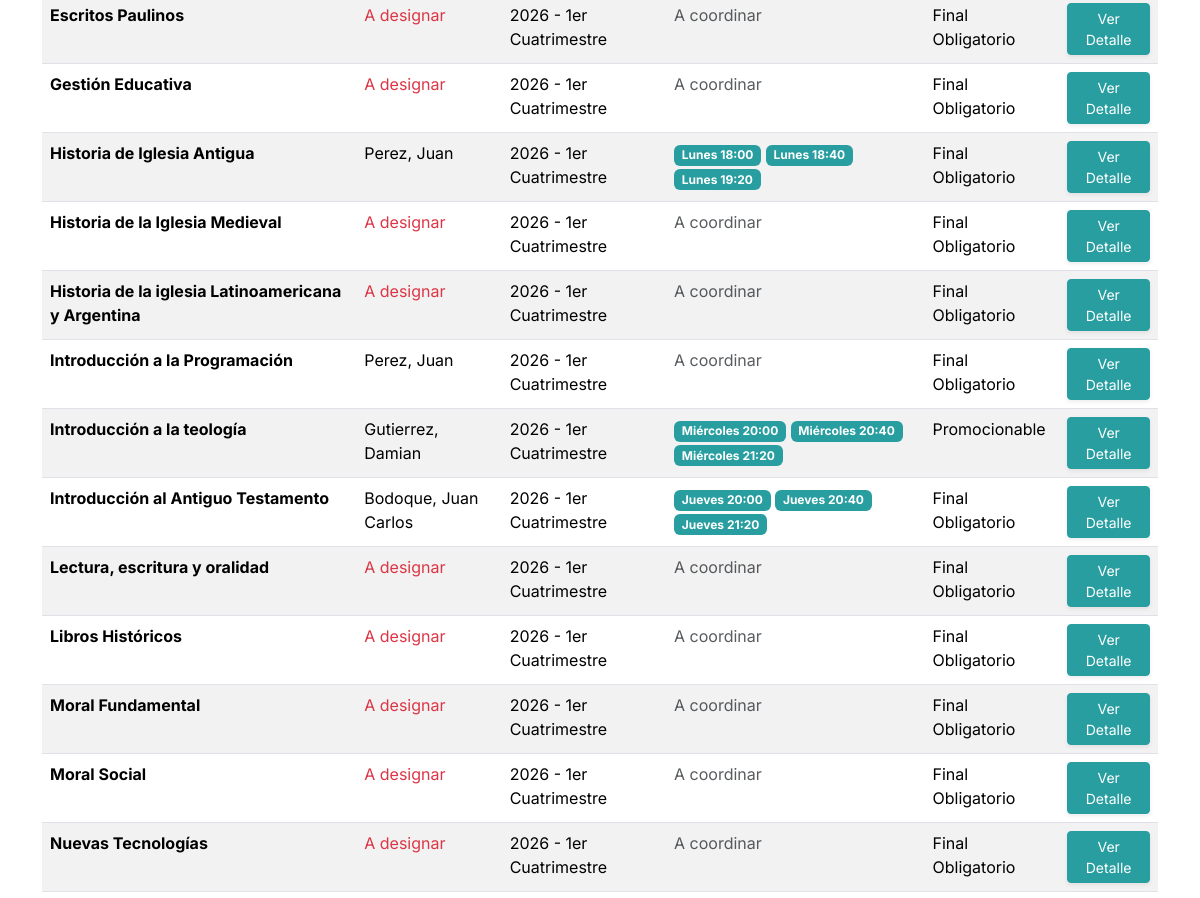
Before: /comisiones/ (signed in, middle part) with the older database file.
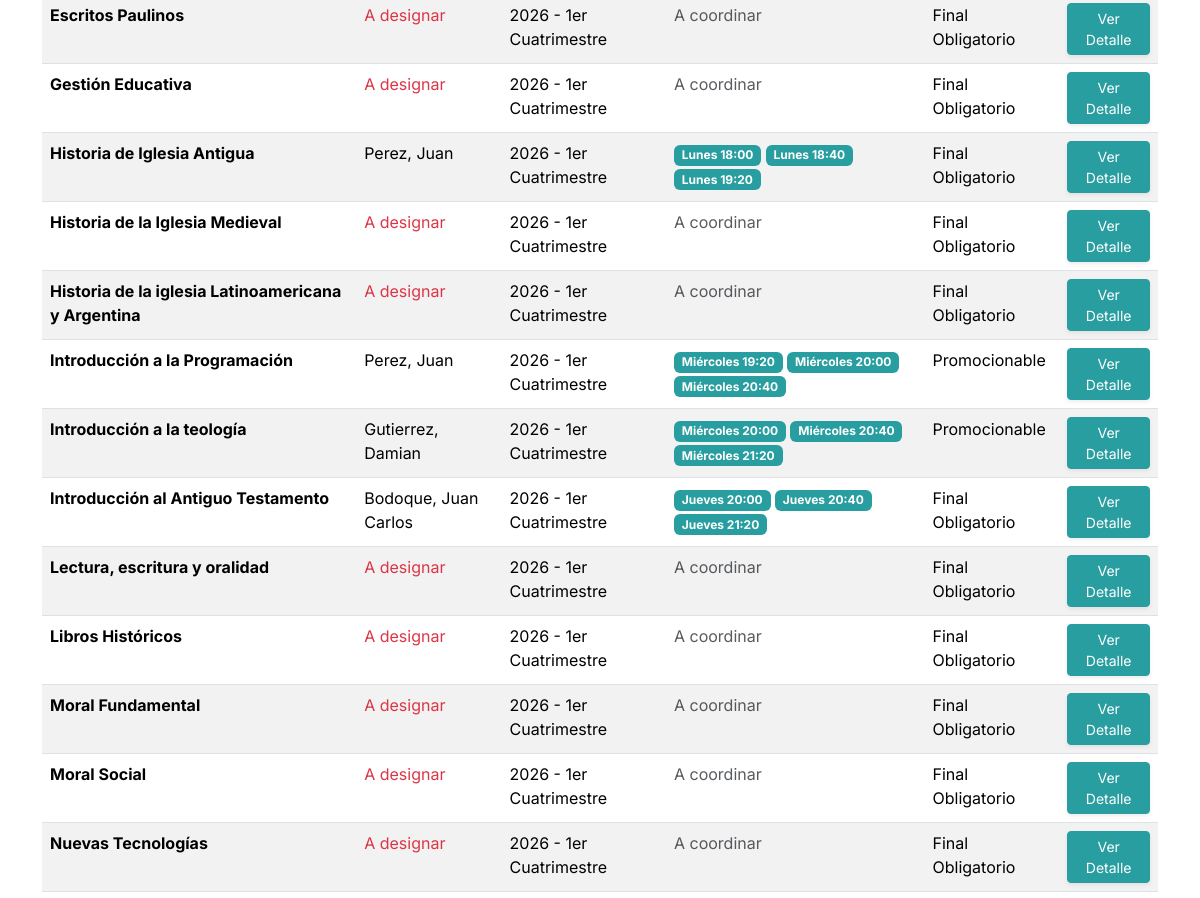
After: the same page with the newer database file.
### gestion/models.py (models this page shows, shortened)
class Comision(models.Model):
    CUATRIMESTRES = [
        ('1C', '1er Cuatrimestre'),
        ('2C', '2do Cuatrimestre'),
        ('AN', 'Anual'),
    ]
    TIPO_APROBACION = [
        ('PROM', 'Promocionable'),
        ('FIN', 'Final Obligatorio'),
    ]
    MODALIDAD = [
        ('P', 'Presencial'),
        ('V', 'Virtual'),
        ('B', 'Bimodal (1 sem presencial / 1 sem virtual)'),
    ]
    INICIO_BIMODAL = [
        ('P', 'Arranca Presencial'),
        ('V', 'Arranca Virtual'),
    ]
    materia = models.ForeignKey(Materia, on_delete=models.CASCADE, related_name='comisiones')
    docente = models.ForeignKey(Docente, on_delete=models.SET_NULL, null=True, blank=True, related_name='comisiones_asignadas')
    docente_auxiliar = models.ForeignKey(Docente, on_delete=models.SET_NULL, null=True, blank=True, related_name='comisiones_auxiliares', verbose_name="Pareja Pedagógica")
    ciclo_lectivo = models.IntegerField('Ciclo Lectivo (Año)', default=2026)
    cuatrimestre = models.CharField('Cuatrimestre', max_length=2, choices=CUATRIMESTRES)
    fecha_inicio = models.DateField('Fecha de Inicio', null=True, blank=True)
    fecha_fin = models.DateField('Fecha de Finalización', null=True, blank=True)
    tipo_aprobacion = models.CharField('Tipo de Aprobación', max_length=4, choices=TIPO_APROBACION, default='FIN')
    modalidad = models.CharField('Modalidad', max_length=1, choices=MODALIDAD, default='P')
    semana_inicio_bimodal = models.CharField('Semana de Inicio (Bimodal)', max_length=1, choices=INICIO_BIMODAL, null=True, blank=True)
    inscripciones_abiertas = models.BooleanField('Inscripciones Abiertas', default=True)
    cerrada = models.BooleanField('Comisión Cerrada', default=False)

class Materia(models.Model):
    CUATRIMESTRES = [
        ('1C', '1er Cuatrimestre'),
        ('2C', '2do Cuatrimestre'),
        ('AN', 'Anual'),
    ]
    nombre = models.CharField(max_length=150)
    plan = models.ForeignKey(PlanDeEstudio, on_delete=models.CASCADE, related_name='materias')
    año_dictado = models.IntegerField(verbose_name="Año en que se dicta (1, 2, 3...)")
    cuatrimestre_dictado = models.CharField(max_length=2, choices=CUATRIMESTRES, default='1C')

class Docente(models.Model):
    usuario = models.OneToOneField(User, on_delete=models.CASCADE, related_name='perfil_docente', null=True, blank=True)
    dni = models.CharField('DNI', max_length=15, unique=True)
    nombre = models.CharField('Nombre/s', max_length=100)
    apellido = models.CharField('Apellido/s', max_length=100)
    fecha_nacimiento = models.DateField('Fecha de nacimiento', null=True, blank=True)
    telefono = models.CharField(max_length=20, blank=True, null=True, verbose_name="Teléfono Fijo")
    celular = models.CharField(max_length=20, blank=True, null=True, verbose_name="Celular")
    direccion = models.CharField(max_length=200, blank=True, null=True, verbose_name="Dirección")
    email = models.EmailField(blank=True, null=True)
    nacionalidad = models.CharField(max_length=100, default='Argentina')
    codigo_postal = models.CharField(max_length=20, blank=True, null=True)
    comuna_zona = models.CharField(max_length=100, blank=True, null=True)
    PROVINCIAS = [
        ('Buenos Aires', 'Buenos Aires'), ('CABA', 'Ciudad Autónoma de Buenos Aires'),
        ('Catamarca', 'Catamarca'), ('Chaco', 'Chaco'), ('Chubut', 'Chubut'),
        ('Córdoba', 'Córdoba'), ('Corrientes', 'Corrientes'), ('Entre Ríos', 'Entre Ríos'),
        ('Formosa', 'Formosa'), ('Jujuy', 'Jujuy'), ('La Pampa', 'La Pampa'),
        ('La Rioja', 'La Rioja'), ('Mendoza', 'Mendoza'), ('Misiones', 'Misiones'),
        ('Neuquén', 'Neuquén'), ('Río Negro', 'Río Negro'), ('Salta', 'Salta'),
        ('San Juan', 'San Juan'), ('San Luis', 'San Luis'), ('Santa Cruz', 'Santa Cruz'),
        ('Santa Fe', 'Santa Fe'), ('Santiago del Estero', 'Santiago del Estero'),
        ('Tierra del Fuego', 'Tierra del Fuego'), ('Tucumán', 'Tucumán')
    ]
    provincia = models.CharField(max_length=100, choices=PROVINCIAS, blank=True, null=True)
    localidad = models.CharField(max_length=100, blank=True, null=True)
    SEXO_CHOICES = [('M', 'Masculino'), ('F', 'Femenino')]
    sexo = models.CharField(max_length=1, choices=SEXO_CHOICES, blank=True, null=True)
    lugar_nacimiento = models.CharField(max_length=100, blank=True, null=True)

class HorarioComision(models.Model):
    DIAS_SEMANA = [
        ('1', 'Lunes'),
        ('2', 'Martes'),
        ('3', 'Miércoles'),
        ('4', 'Jueves'),
        ('5', 'Viernes'),
        ('6', 'Sábado')
    ]
    comision = models.ForeignKey(Comision, on_delete=models.CASCADE, related_name='horarios')
    dia = models.CharField(max_length=1, choices=DIAS_SEMANA)
    hora_inicio = models.TimeField()
    hora_fin = models.TimeField()

### gestion/views.py (the view)
# urls.py: path('comisiones/', lista_comisiones, name='lista_comisiones'),
@login_required
def lista_comisiones(request):
    comisiones = Comision.objects.all().order_by('-ciclo_lectivo', 'materia__nombre')
    query = request.GET.get('q', '')
    plan_id = request.GET.get('plan', '')
    ciclo = request.GET.get('ciclo', '')
    if query:
        comisiones = comisiones.filter(materia__nombre__icontains=query)
    if plan_id:
        comisiones = comisiones.filter(materia__plan_id=plan_id)
    if ciclo:
        comisiones = comisiones.filter(ciclo_lectivo=ciclo)
    planes = PlanDeEstudio.objects.all().order_by('nombre')
    ciclos_disponibles = Comision.objects.values_list('ciclo_lectivo', flat=True).distinct().order_by('-ciclo_lectivo')
    return render(request, 'gestion/lista_comisiones.html', {
        'comisiones': comisiones,
        'planes': planes,
        'ciclos': ciclos_disponibles,
        'q': query,
        'plan_id': int(plan_id) if plan_id else '',
        'ciclo_sel': int(ciclo) if ciclo else '',
    })

### gestion/context_processors.py (called while the page is built)
def notificaciones_context(request):
    if request.user.is_authenticated:
        from gestion.models import Notificacion
        unread_count = Notificacion.objects.filter(usuario=request.user, leida=False).count()
        return {'unread_notifications_count': unread_count}
    return {'unread_notifications_count': 0}

### gestion/templates/gestion/lista_comisiones.html (shortened to what this page needs)
{% extends "base.html" %}
{% block content %}
<div class="table-responsive">
<table class="table table-striped mt-3" id="comisionesTable">
    <tbody>
        {% for comision in comisiones %}
        <tr class="comision-row" data-plan="{{ comision.materia.plan_id }}" data-ciclo="{{ comision.ciclo_lectivo }}">
            <td class="fw-bold materia-nombre">{{ comision.materia.nombre }}</td>
            <td class="docente-nombre">
                {% if comision.docente %}{{ comision.docente.apellido }}, {{ comision.docente.nombre }}{% else %}<span class="text-danger">A designar</span>{% endif %}
            </td>
            <td>{{ comision.ciclo_lectivo }} - {{ comision.get_cuatrimestre_display }}</td>
            <td>
                {% for h in comision.horarios.all %}
                    <span class="badge bg-secondary">{{ h.get_dia_display }} {{ h.hora_inicio|time:"H:i" }}</span>
                {% empty %}
                    <span class="text-muted">A coordinar</span>
                {% endfor %}
            </td>
            <td>{{ comision.get_tipo_aprobacion_display }}</td>
            <td>
                <a href="{% url 'detalle_comision' comision.id %}" class="btn btn-sm btn-info text-white shadow-sm">Ver Detalle</a>
            </td>
        </tr>
        {% empty %}
        <tr id="emptyRow">
            <td colspan="6" class="text-center py-4">No hay comisiones registradas.</td>
        </tr>
        {% endfor %}
    </tbody>
</table>
</div>
{% endblock %}

Changed rows visible on the page:
changed Comision "Introducción a la Programación": tipo_aprobacion "Final Obligatorio" → "Promocionable"; no longer shows "A coordinar"
added HorarioComision: dia "Miércoles", hora_inicio "19:20", shown under Comision "Introducción a la Programación"
added HorarioComision: dia "Miércoles", hora_inicio "20:00", shown under Comision "Introducción a la Programación"
added HorarioComision: dia "Miércoles", hora_inicio "20:40", shown under Comision "Introducción a la Programación"
